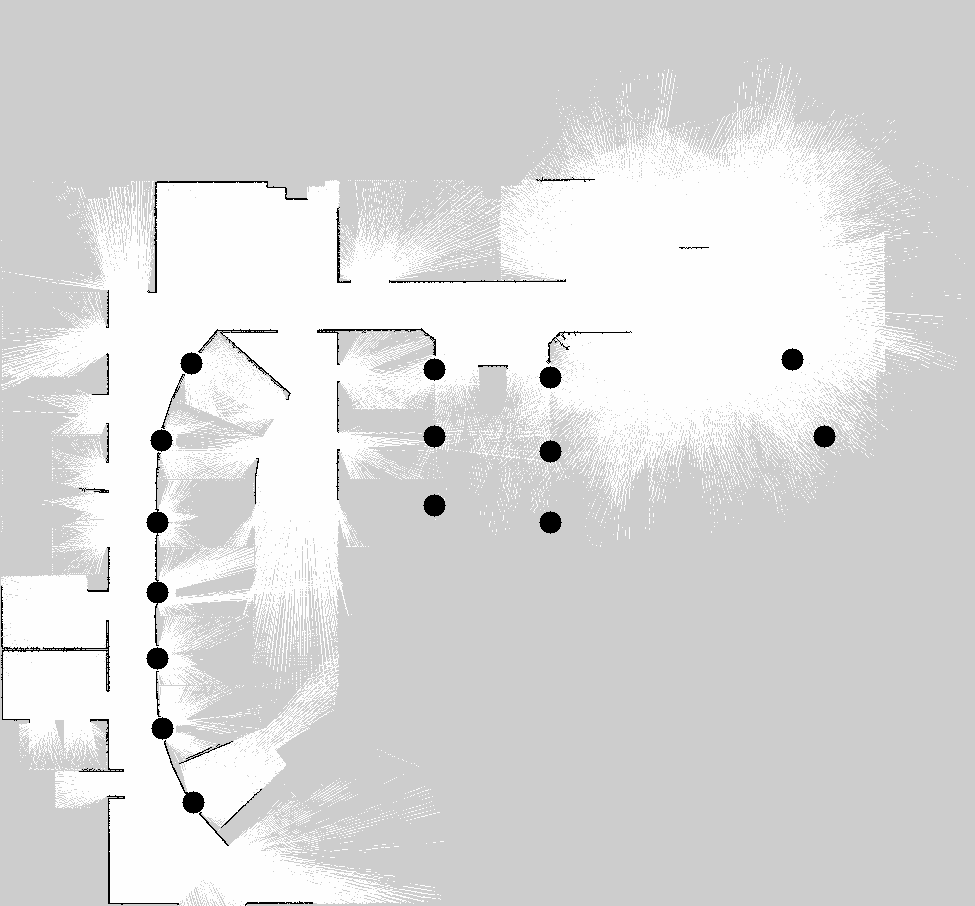
#> input picture src/hcw_navigation/maps/clinic.pgm, 975 x 906 px
$ python plot_map_paper.py ../../src/hcw_navigation/maps/clinic.pgm
#> lines starting #> are read from the running program, lines starting #| are printed output that depends on the picture
"""Draw the clinic map with the named places for the paper (vector PDF, 8 pt labels).

    python scripts/plot_map_paper.py <clinic.pgm> <clinic.yaml> <locations.yaml> <out.pdf>

Defaults assume the repository layout (src/hcw_navigation/maps, src/hcw_world/config) next to the report folder.
"""
import os
import re
import sys

import matplotlib
matplotlib.use('Agg')
import matplotlib.pyplot as plt
import numpy as np
from PIL import Image

HERE = os.path.dirname(os.path.abspath(__file__))
REPO = os.path.abspath(os.path.join(HERE, '..', '..', '..', 'hcw_ws'))
pgm, ymlp, locp, out = (sys.argv[1:5] + [None] * 4)[:4]
pgm = pgm or r'\\wsl.localhost\Ubuntu\home\damilare\hcw_ws\src\hcw_navigation\maps\clinic.pgm'
ymlp = ymlp or pgm.replace('clinic.pgm', 'clinic.yaml')
locp = locp or r'\\wsl.localhost\Ubuntu\home\damilare\hcw_ws\src\hcw_world\config\locations.yaml'
out = out or os.path.join(HERE, '..', '..', 'report', 'figures', 'clinic_map.pdf')

yml = open(ymlp).read()
res = float(re.search(r'resolution:\s*([\d.]+)', yml).group(1))
ox, oy = [float(v) for v in re.search(r'origin:\s*\[([^\]]+)\]', yml).group(1).split(',')[:2]]
img = np.array(Image.open(pgm).convert('L'))
#> img is the input picture: shape (906, 975); min 0, max 254, mean 218
h, w = img.shape
#> h = 906; w = 975
loc = {}
for name, x, y in re.findall(r'^\s{2}(home|collection_[ABC]|storage):\s*\{x:\s*([-\d.]+),\s*y:\s*([-\d.]+)', open(locp).read(), flags=re.M):
    loc[name] = (float(x), float(y))
known = np.argwhere(img != 205)
#> known = 288135 pairs, first value 58 to 905, second value 1 to 967
r0, c0 = known.min(axis=0) - 6
#> r0 = 52; c0 = -5
r1, c1 = known.max(axis=0) + 6
#> r1 = 911; c1 = 973
c0 = c0 - 24                  # extra room on the left for the "Home" label
#> c0 = -29
r0 = max(r0, 0)
PAD = 0
if c0 < 0:                    # pad with the 'unknown' gray if the image has no more margin on the left
    PAD = -c0
#> PAD = 29
    img = np.pad(img, ((0, 0), (PAD, 0)), constant_values=205)
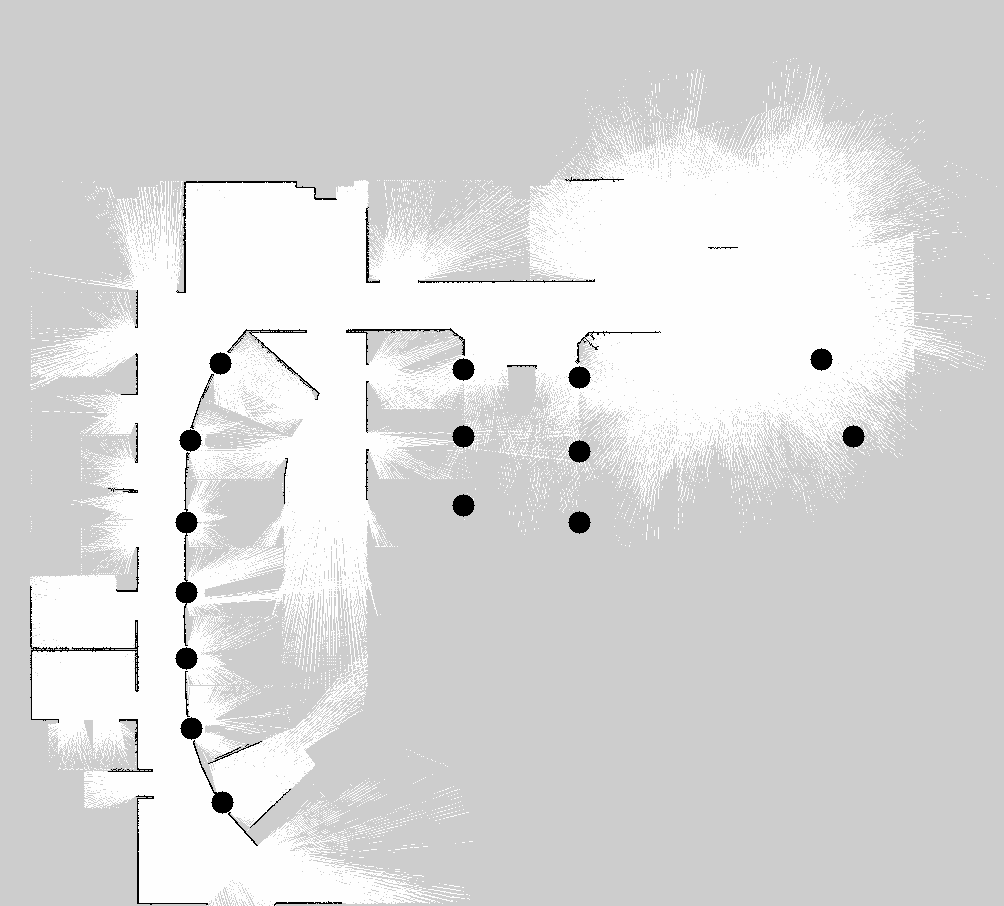
#> img: shape (906, 1004); min 0, max 254, mean 217.7
    c0, c1 = 0, c1 + PAD
#> c0 = 0; c1 = 1002


def px(x, y):
    return (x - ox) / res + PAD - c0, (h - (y - oy) / res) - r0


fig = plt.figure(figsize=(1.40, 1.30))
ax = fig.add_axes([0, 0, 1, 1])
ax.imshow(img[r0:r1, c0:c1], cmap='gray', vmin=0, vmax=255)
labels = {'home': 'Home', 'collection_A': 'A', 'collection_B': 'B', 'collection_C': 'C', 'storage': 'Storage'}
# label offsets in points: (dx, dy, horizontal alignment)
offsets = {'home': (-3, -10, 'left'), 'collection_A': (6, 0, 'left'), 'collection_B': (6, 0, 'left'),
           'collection_C': (6, 0, 'left'), 'storage': (-5, 8, 'right')}
for k, (x, y) in loc.items():
    cx, cy = px(x, y)
    ax.plot(cx, cy, 'o', ms=4.5, mfc='#d62828', mec='white', mew=0.6)
    dx, dy, ha = offsets[k]
    ax.annotate(labels[k], (cx, cy), xytext=(dx, dy), textcoords='offset points', fontsize=8, fontweight='bold',
                color='#b00000', va='center', ha=ha, bbox=dict(boxstyle='round,pad=0.1', fc='white', ec='none', alpha=0.85))
#> this loop made 5 passes
#> (cx, cy) on passes 1 to 5: (59.64, 651.3), (171.6, 389.3), (171.6, 541.3), (171.6, 677.3), (769.6, 173.3)
ax.set_xlim(0, c1 - c0)
ax.set_ylim(r1 - r0, 0)
ax.axis('off')
os.makedirs(os.path.dirname(os.path.abspath(out)), exist_ok=True)
fig.savefig(out)
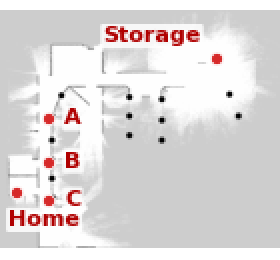
#> figure drawn by matplotlib, 1 panel
print('wrote', os.path.abspath(out), 'places:', sorted(loc))
